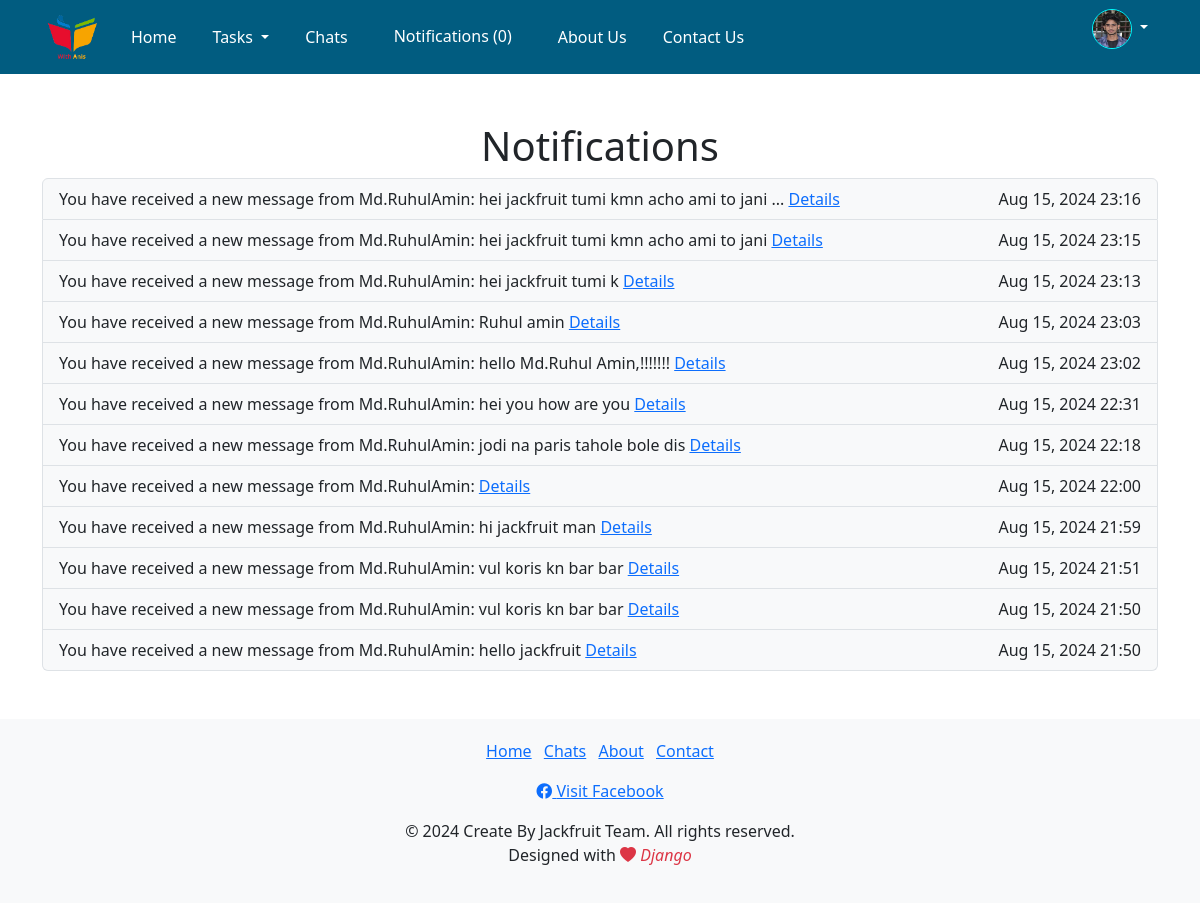
The app's page /profile/notification-list/ (signed in) with its own data.
### Profile/models.py (models this page shows, shortened)
class Profile_update(models.Model):
    user = models.OneToOneField(User, on_delete=models.CASCADE)
    address = models.CharField(max_length=100, null=True,blank=True)
    image = models.ImageField(default='profile/default.png', upload_to='profile/')

class NotificationModel(models.Model):
    user = models.ForeignKey(User, on_delete=models.CASCADE)
    message = models.TextField()
    is_read = models.BooleanField(default=False)
    timestamp = models.DateTimeField(auto_now_add=True)

### Profile/views.py (the view)
# urls.py: path('notification-list/',notification_list, name='notification_list'),
def notification_list(request):
    notifications = NotificationModel.objects.filter(user=request.user).order_by('-timestamp')
    return render(request, 'notification_list.html', {'notifications': notifications})

### Profile/context_processors.py (called while the page is built)
def unread_notifications(request):
    if request.user.is_authenticated:
        return {'unread_notifications_count': NotificationModel.objects.filter(user=request.user, is_read=False).count()}
    return {}

### template/notification_list.html
{% extends 'base.html' %}
{% load static %}
{% block body %}
    <div class="container mt-5">
        <h1 class="text-center mb-2">Notifications</h1>
        <ul class="list-group">
            {% for notification in notifications %}
                <li class="list-group-item {{ notification.is_read|yesno:"bg-light, bg-secondary text-white," }}">
                    {{ notification.message|safe }}
                    <span class="float-end">{{ notification.timestamp|date:"M d, Y H:i" }}</span>
                </li>
            {% empty %}
                <li class="list-group-item">No notifications</li>
            {% endfor %}
        </ul>
    </div>
{% endblock body %}

### template/base.html (shortened to what this page needs)
<!DOCTYPE html>
{% load static %}
{% load notifications_tags %}
<html lang="en">
<head>
    <link href="https://cdn.jsdelivr.net/npm/bootstrap-icons/font/bootstrap-icons.css" rel="stylesheet">
    <link href="https://cdnjs.cloudflare.com/ajax/libs/font-awesome/6.0.0-beta3/css/all.min.css" rel="stylesheet">
    <link href="https://cdn.jsdelivr.net/npm/bootstrap@5.3.0-alpha1/dist/css/bootstrap.min.css" rel="stylesheet">
    <link href="https://cdn.jsdelivr.net/npm/bootstrap@5.3.2/dist/css/bootstrap.min.css" rel="stylesheet">
</head>
<body>
        <header>
            <nav class="navbar navbar-expand-lg">
                <div class="container">
                  <a class="navbar-brand" href="#">
                        <img alt="logo">
                  </a>
                  <div class="collapse navbar-collapse" id="navbarSupportedContent">
                    <ul class="navbar-nav me-auto mb-2 mb-lg-0">
                      <li class="nav-item">
                        <a class="nav-link" href="{% url 'home' %}">Home</a>
                      </li>
                      <li class="nav-item dropdown">
                        <a class="nav-link dropdown-toggle" href="#" role="button" data-bs-toggle="dropdown" aria-expanded="false">
                          Tasks
                        </a>
                      </li>
                      <li class="nav-item">
                        <a class="nav-link" href="{% url 'user_chat_list' %}">Chats</a>
                      </li>
                      {% if user.is_authenticated %}
                      <li class="nav-item"></li>
                      <a class="nav-link" href="{% url 'notification_list' %}">Notifications ({{ unread_notifications_count }})</a>
                      <li class="nav-item">
                        {% notifications_unread as unread_count %}
                    </li>
                      {% endif %}
                      <li class="nav-item">
                        <a class="nav-link" href="{% url 'about' %}">About Us</a>
                      </li>
                      <li class="nav-item">
                        <a class="nav-link" href="{% url 'contact' %}">Contact Us</a>
                      </li>
                    </ul>
                      <ul>
                      {% if user.is_authenticated %}
                      <li class="nav-item dropdown" style="list-style: none;">
                        <a class="nav-link dropdown-toggle" href="#" role="button" data-bs-toggle="dropdown" aria-expanded="false">
                          {% if user.profile_update.image %}
                          <img style="height: 40px; width: 40px; border:1px solid aqua" class="rounded rounded-circle" src="{{ user.profile_update.image.url }}" />
                      {% else %}
                          <img style="height: 40px; width: 40px; border:1px solid aqua" class="rounded rounded-circle" src="/media/profile/default.png" />
                      {% endif %}
                        </a>
                      </li>
                      {% else %}
                      <li class="nav-item">
                        <a class="nav-link active" aria-current="page" href="{% url 'login' %}">Login</a>
                      </li>
                      {% endif %}
                    </ul>
                  </div>
                </div>
              </nav>
       </header>
        <main>
          {% block body %}
          {% endblock %}
        </main>
        <footer class="footer">
          <div class="container">
            <ul class="list-inline">
              <li class="list-inline-item"><a href="{% url 'home' %}">Home</a></li>
              <li class="list-inline-item"><a href="{% url 'user_chat_list' %}">Chats</a></li>
              <li class="list-inline-item"><a href="{% url 'about' %}">About</a></li>
              <li class="list-inline-item"><a href="{% url 'contact' %}">Contact</a></li>
            </ul>
            <div class="container">
              <a href="https://www.facebook.com/Ruhulaminarafat82?mibextid=kFxxJD" target="_blank">
                <i class="fab fa-facebook"></i> Visit Facebook
              </a>
              <p class="mt-3 mb-0">&copy; 2024 Create By Jackfruit Team. All rights reserved.</p>
            <p>Designed with <i class="bi bi-heart-fill text-danger"> Django</i> </p>
            </div>
          </div>
        </footer>
      </body>
</html>

### template/base.html (style rules this page uses)
nav { background-color: rgba(1,92,128); }
.navbar-brand img { width: 50px; height: auto; margin-left: 5px; }
.nav-item { padding: 1px 10px; }
.nav-link { color: white; }
.footer { background-color: #f8f9fa; padding: 20px 0; text-align: center; }

### records on screen
NotificationModel: message "You have received a new message from Md.RuhulAmin: hei jackfruit tumi kmn acho ami to jani ... Details", timestamp "Aug 15, 2024 23:16"
NotificationModel: message "You have received a new message from Md.RuhulAmin: hei jackfruit tumi kmn acho ami to jani Details", timestamp "Aug 15, 2024 23:15"
NotificationModel: message "You have received a new message from Md.RuhulAmin: hei jackfruit tumi k Details", timestamp "Aug 15, 2024 23:13"
NotificationModel: message "You have received a new message from Md.RuhulAmin: Ruhul amin Details", timestamp "Aug 15, 2024 23:03"
NotificationModel: message "You have received a new message from Md.RuhulAmin: hello Md.Ruhul Amin,!!!!!!! Details", timestamp "Aug 15, 2024 23:02"
NotificationModel: message "You have received a new message from Md.RuhulAmin: hei you how are you Details", timestamp "Aug 15, 2024 22:31"
NotificationModel: message "You have received a new message from Md.RuhulAmin: jodi na paris tahole bole dis Details", timestamp "Aug 15, 2024 22:18"
NotificationModel: message "You have received a new message from Md.RuhulAmin: Details", timestamp "Aug 15, 2024 22:00"
NotificationModel: message "You have received a new message from Md.RuhulAmin: hi jackfruit man Details", timestamp "Aug 15, 2024 21:59"
NotificationModel: message "You have received a new message from Md.RuhulAmin: vul koris kn bar bar Details", timestamp "Aug 15, 2024 21:51"
NotificationModel: message "You have received a new message from Md.RuhulAmin: vul koris kn bar bar Details", timestamp "Aug 15, 2024 21:50"
NotificationModel: message "You have received a new message from Md.RuhulAmin: hello jackfruit Details", timestamp "Aug 15, 2024 21:50"

### other values on screen
{{ unread_notifications_count }} "0"
